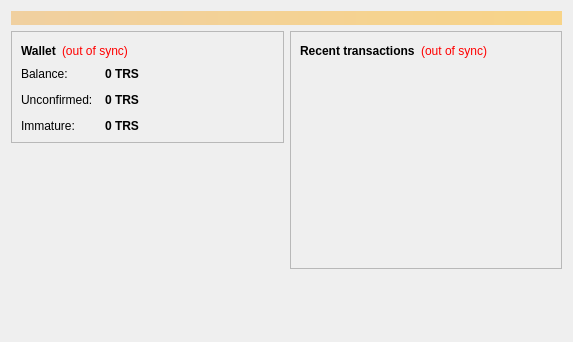
<?xml version="1.0" encoding="UTF-8"?>
<ui version="4.0">
 <class>OverviewPage</class>
 <widget class="QWidget" name="OverviewPage">
  <property name="geometry">
   <rect>
    <x>0</x>
    <y>0</y>
    <width>573</width>
    <height>342</height>
   </rect>
  </property>
  <property name="windowTitle">
   <string>Form</string>
  </property>
  <layout class="QVBoxLayout" name="topLayout">
   <item>
    <widget class="QLabel" name="labelAlerts">
     <property name="visible">
      <bool>false</bool>
     </property>
     <property name="styleSheet">
      <string notr="true">background-color: qlineargradient(x1: 0, y1: 0, x2: 1, y2: 0, stop:0 #F0D0A0, stop:1 #F8D488); color:#000000;</string>
     </property>
     <property name="wordWrap">
      <bool>true</bool>
     </property>
     <property name="margin">
      <number>3</number>
     </property>
    </widget>
   </item>
   <item>
    <layout class="QHBoxLayout" name="horizontalLayout" stretch="1,1">
     <item>
      <layout class="QVBoxLayout" name="verticalLayout_2">
       <item>
        <widget class="QFrame" name="frame">
         <property name="frameShape">
          <enum>QFrame::StyledPanel</enum>
         </property>
         <property name="frameShadow">
          <enum>QFrame::Raised</enum>
         </property>
         <layout class="QVBoxLayout" name="verticalLayout_4">
          <item>
           <layout class="QHBoxLayout" name="horizontalLayout_4">
            <item>
             <widget class="QLabel" name="label_5">
              <property name="font">
               <font>
                <weight>75</weight>
                <bold>true</bold>
               </font>
              </property>
              <property name="text">
               <string>Wallet</string>
              </property>
             </widget>
            </item>
            <item>
             <widget class="QLabel" name="labelWalletStatus">
              <property name="toolTip">
               <string>The displayed information may be out of date. Your wallet automatically synchronizes with the TREASURESL network after a connection is established, but this process has not completed yet.</string>
              </property>
              <property name="styleSheet">
               <string notr="true">QLabel { color: red; }</string>
              </property>
              <property name="text">
               <string notr="true">(out of sync)</string>
              </property>
              <property name="alignment">
               <set>Qt::AlignLeading|Qt::AlignLeft|Qt::AlignVCenter</set>
              </property>
             </widget>
            </item>
            <item>
             <spacer name="horizontalSpacer_2">
              <property name="orientation">
               <enum>Qt::Horizontal</enum>
              </property>
              <property name="sizeHint" stdset="0">
               <size>
                <width>40</width>
                <height>20</height>
               </size>
              </property>
             </spacer>
            </item>
           </layout>
          </item>
          <item>
           <layout class="QFormLayout" name="formLayout_2">
            <property name="fieldGrowthPolicy">
             <enum>QFormLayout::AllNonFixedFieldsGrow</enum>
            </property>
            <property name="horizontalSpacing">
             <number>12</number>
            </property>
            <property name="verticalSpacing">
             <number>12</number>
            </property>
            <item row="0" column="0">
             <widget class="QLabel" name="label">
              <property name="text">
               <string>Balance:</string>
              </property>
             </widget>
            </item>
            <item row="0" column="1">
             <widget class="QLabel" name="labelBalance">
              <property name="font">
               <font>
                <weight>75</weight>
                <bold>true</bold>
               </font>
              </property>
              <property name="cursor">
               <cursorShape>IBeamCursor</cursorShape>
              </property>
              <property name="toolTip">
               <string>Your current balance</string>
              </property>
              <property name="text">
               <string notr="true">0 TRS</string>
              </property>
              <property name="textInteractionFlags">
               <set>Qt::LinksAccessibleByMouse|Qt::TextSelectableByKeyboard|Qt::TextSelectableByMouse</set>
              </property>
             </widget>
            </item>
            <item row="1" column="0">
             <widget class="QLabel" name="label_3">
              <property name="text">
               <string>Unconfirmed:</string>
              </property>
             </widget>
            </item>
            <item row="1" column="1">
             <widget class="QLabel" name="labelUnconfirmed">
              <property name="font">
               <font>
                <weight>75</weight>
                <bold>true</bold>
               </font>
              </property>
              <property name="cursor">
               <cursorShape>IBeamCursor</cursorShape>
              </property>
              <property name="toolTip">
               <string>Total of transactions that have yet to be confirmed, and do not yet count toward the current balance</string>
              </property>
              <property name="text">
               <string notr="true">0 TRS</string>
              </property>
              <property name="textInteractionFlags">
               <set>Qt::LinksAccessibleByMouse|Qt::TextSelectableByKeyboard|Qt::TextSelectableByMouse</set>
              </property>
             </widget>
            </item>
            <item row="2" column="0">
             <widget class="QLabel" name="labelImmatureText">
              <property name="text">
               <string>Immature:</string>
              </property>
             </widget>
            </item>
            <item row="2" column="1">
             <widget class="QLabel" name="labelImmature">
              <property name="font">
               <font>
                <weight>75</weight>
                <bold>true</bold>
               </font>
              </property>
              <property name="toolTip">
               <string>Mined balance that has not yet matured</string>
              </property>
              <property name="text">
               <string notr="true">0 TRS</string>
              </property>
              <property name="textInteractionFlags">
               <set>Qt::LinksAccessibleByMouse|Qt::TextSelectableByKeyboard|Qt::TextSelectableByMouse</set>
              </property>
             </widget>
            </item>
           </layout>
          </item>
         </layout>
        </widget>
       </item>
       <item>
        <spacer name="verticalSpacer">
         <property name="orientation">
          <enum>Qt::Vertical</enum>
         </property>
         <property name="sizeHint" stdset="0">
          <size>
           <width>20</width>
           <height>40</height>
          </size>
         </property>
        </spacer>
       </item>
      </layout>
     </item>
     <item>
      <layout class="QVBoxLayout" name="verticalLayout_3">
       <item>
        <widget class="QFrame" name="frame_2">
         <property name="frameShape">
          <enum>QFrame::StyledPanel</enum>
         </property>
         <property name="frameShadow">
          <enum>QFrame::Raised</enum>
         </property>
         <layout class="QVBoxLayout" name="verticalLayout">
          <item>
           <layout class="QHBoxLayout" name="horizontalLayout_2">
            <item>
             <widget class="QLabel" name="label_4">
              <property name="text">
               <string>&lt;b&gt;Recent transactions&lt;/b&gt;</string>
              </property>
             </widget>
            </item>
            <item>
             <widget class="QLabel" name="labelTransactionsStatus">
              <property name="toolTip">
               <string>The displayed information may be out of date. Your wallet automatically synchronizes with the TREASURESL network after a connection is established, but this process has not completed yet.</string>
              </property>
              <property name="styleSheet">
               <string notr="true">QLabel { color: red; }</string>
              </property>
              <property name="text">
               <string notr="true">(out of sync)</string>
              </property>
              <property name="alignment">
               <set>Qt::AlignRight|Qt::AlignTrailing|Qt::AlignVCenter</set>
              </property>
             </widget>
            </item>
            <item>
             <spacer name="horizontalSpacer">
              <property name="orientation">
               <enum>Qt::Horizontal</enum>
              </property>
              <property name="sizeHint" stdset="0">
               <size>
                <width>40</width>
                <height>20</height>
               </size>
              </property>
             </spacer>
            </item>
           </layout>
          </item>
          <item>
           <widget class="QListView" name="listTransactions">
            <property name="styleSheet">
             <string notr="true">QListView { background: transparent; }</string>
            </property>
            <property name="frameShape">
             <enum>QFrame::NoFrame</enum>
            </property>
            <property name="verticalScrollBarPolicy">
             <enum>Qt::ScrollBarAlwaysOff</enum>
            </property>
            <property name="horizontalScrollBarPolicy">
             <enum>Qt::ScrollBarAlwaysOff</enum>
            </property>
            <property name="selectionMode">
             <enum>QAbstractItemView::NoSelection</enum>
            </property>
           </widget>
          </item>
         </layout>
        </widget>
       </item>
       <item>
        <spacer name="verticalSpacer_2">
         <property name="orientation">
          <enum>Qt::Vertical</enum>
         </property>
         <property name="sizeHint" stdset="0">
          <size>
           <width>20</width>
           <height>40</height>
          </size>
         </property>
        </spacer>
       </item>
      </layout>
     </item>
    </layout>
   </item>
  </layout>
 </widget>
 <resources/>
 <connections/>
</ui>
